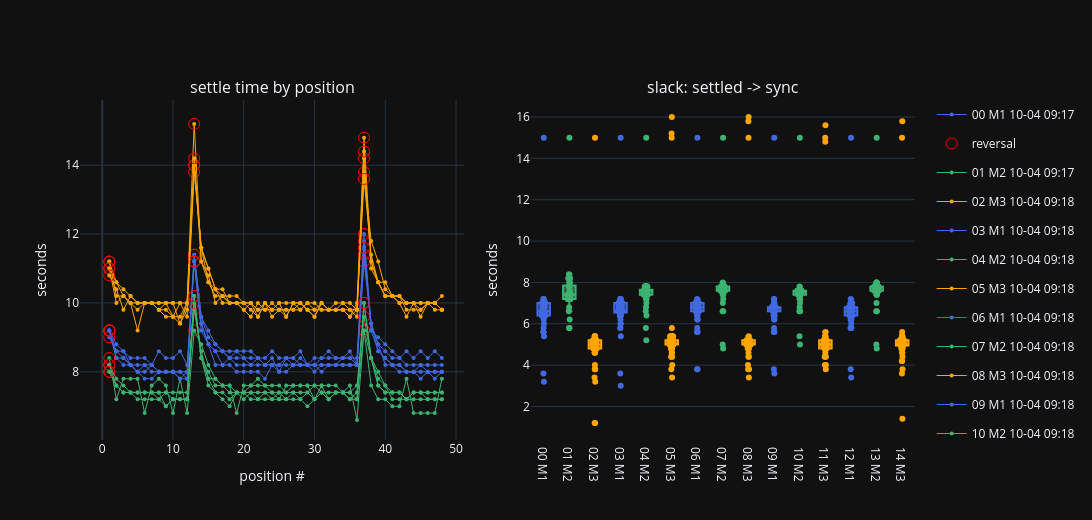

The notebook cell saved with this chart:
### Markdown cell above
## 6. How long does a test take, and what should Nina's wait be?

**What it answers:** how to run the test as fast as it can go without bad samples. The driver keeps a sync only once
the step has settled (within 10" of its target for 1 s: `SETTLE_ARCSEC`, `SETTLE_HOLD_S`) and then steps at once, so the test takes one solve per
position when Nina's wait between solves is at least the settle time.

- **Left, settle time** of each step (step -> settled), by position. Reversals (at +6 and -6 deg) take up backlash and
  usually settle slowest.
- **Right, slack** (settled -> the sync arrived) = Nina's wait + exposure + solve - settle time. Every kept sync's
  exposure started at least `exposure + solve` before it arrived, so if the slack is always well above your exposure +
  solve time, the wait can be shortened by the difference.
- **Table:** per run, duration, settle median / 95th percentile / max, slack, discarded syncs (`moving` = arrived
  before settling: the wait is too short; `jump` = the error jumped > 300" (`JUMP_ARCSEC`) from the last sample: an exposure that caught
  the move). The recommendation is the wait that covers 95 % of settles plus 1 s.

### Code cell
fig = make_subplots(rows=1, cols=2, subplot_titles=['settle time by position', 'slack: settled -> sync'], horizontal_spacing=0.08)
rows = []
for _, r in R.iterrows():
    s = r['s']
    st, sl = s['settle_s'].to_numpy(float), s['since_settle_s'].to_numpy(float)
    if np.all(np.isnan(st)):
        continue
    rev = np.r_[False, np.diff(s['direction'].to_numpy()) != 0] & (s['direction'].to_numpy() != 0)
    fig.add_trace(go.Scatter(x=np.arange(len(st)), y=st, mode='lines+markers', marker=dict(size=4, color=COLOURS[r['motor']]),
                             line=dict(width=1, color=COLOURS[r['motor']]), name=r['run'], legendgroup=r['run']), row=1, col=1)
    fig.add_trace(go.Scatter(x=np.flatnonzero(rev), y=st[rev], mode='markers', marker=dict(size=11, symbol='circle-open', color='red'),
                             name='reversal', legendgroup='rev', showlegend=bool(rev.any()) and not any(t.name == 'reversal' for t in fig.data)), row=1, col=1)
    fig.add_trace(go.Box(y=sl, name=r['run'][:2] + ' ' + r['motor'], marker_color=COLOURS[r['motor']], legendgroup=r['run'],
                         showlegend=False, boxpoints='all', jitter=0.4, pointpos=0), row=1, col=2)
    v = st[~np.isnan(st)]
    gaps = np.diff(s['t'].to_numpy(float))
    rows.append({'run': r['run'], 'minutes': r['minutes'], 'positions': len(s), 'sync interval s': float(np.median(gaps)) if len(gaps) else np.nan,
                 'settle med': np.median(v), 'settle p95': np.percentile(v, 95), 'settle max': v.max(),
                 'slack min': np.nanmin(sl), 'slack med': np.nanmedian(sl), 'moving': r['moving'], 'jump': r['jump']})
fig.update_xaxes(title_text='position #', row=1, col=1)
fig.update_yaxes(title_text='seconds', row=1, col=1)
fig.update_yaxes(title_text='seconds', row=1, col=2)
fig.update_layout(template=TEMPLATE, height=520, width=1500)
fig.show()
T6 = pd.DataFrame(rows).set_index('run') if rows else pd.DataFrame()
display(T6.round(1))
if len(T6):
    wait = float(np.ceil(T6['settle p95'].max() + 1))
    print(f"Nina wait between solves: >= {wait:.0f} s covers 95 % of settles in every run (slowest step {T6['settle max'].max():.1f} s); "
          f"median slack {T6['slack med'].median():.1f} s -- the wait can be shortened by that minus your exposure + solve time.\n"
          f"Test length at that wait: ~{49 * (wait + 5) / 60:.0f} min with 5 s exposure + solve (49 positions).")

### Figure 1 — Plotly figure (JSON) as saved in the notebook; plotly's stock layout.template omitted (floating-point values rounded to 4 significant figures)
{"data": [{"legendgroup": "00 M1 10-04 09:17", "line": {"color": "royalblue", "width": 1}, "marker": {"color": "royalblue", "size": 4}, "mode": "lines+markers", "name": "00 M1 10-04 09:17", "type": "scatter", "x": [0, 1, 2, 3, 4, 5, 6, 7, 8, 9, 10, 11, 12, 13, 14, 15, 16, 17, 18, 19, 20, 21, 22, 23, 24, 25, 26, 27, 28, 29, 30, 31, 32, 33, 34, 35, 36, 37, 38, 39, 40, 41, 42, 43, 44, 45, 46, 47, 48], "xaxis": "x", "y": [NaN, 9.2, 8.4, 8.4, 8.2, 8.0, 8.0, 8.2, 8.0, 8.0, 8.0, 8.0, 7.8, 11.4, 9.6, 9.0, 8.8, 8.6, 8.6, 8.6, 8.6, 8.6, 8.4, 8.4, 8.6, 8.4, 8.4, 8.4, 8.6, 8.2, 8.4, 8.4, 8.6, 8.4, 8.4, 8.4, 8.4, 11.8, 9.4, 8.6, 8.4, 8.2, 8.2, 8.0, 8.0, 7.8, 8.0, 8.0, 8.0], "yaxis": "y"}, {"legendgroup": "rev", "marker": {"color": "red", "size": 11, "symbol": "circle-open"}, "mode": "markers", "name": "reversal", "showlegend": true, "type": "scatter", "x": [1, 13, 37], "xaxis": "x", "y": [9.2, 11.4, 11.8], "yaxis": "y"}, {"boxpoints": "all", "jitter": 0.4, "legendgroup": "00 M1 10-04 09:17", "marker": {"color": "royalblue"}, "name": "00 M1", "pointpos": 0, "showlegend": false, "type": "box", "xaxis": "x2", "y": [15.0, 5.8, 6.6, 6.6, 6.8, 7.0, 7.0, 6.8, 7.0, 7.0, 7.0, 7.0, 7.2, 3.6, 5.4, 6.0, 6.2, 6.4, 6.4, 6.4, 6.4, 6.4, 6.6, 6.6, 6.4, 6.6, 6.6, 6.6, 6.4, 6.8, 6.6, 6.6, 6.4, 6.6, 6.6, 6.6, 6.6, 3.2, 5.6, 6.4, 6.6, 6.8, 6.8, 7.0, 7.0, 7.2, 7.0, 7.0, 7.0], "yaxis": "y2"}, {"legendgroup": "01 M2 10-04 09:17", "line": {"color": "mediumseagreen", "width": 1}, "marker": {"color": "mediumseagreen", "size": 4}, "mode": "lines+markers", "name": "01 M2 10-04 09:17", "type": "scatter", "x": [0, 1, 2, 3, 4, 5, 6, 7, 8, 9, 10, 11, 12, 13, 14, 15, 16, 17, 18, 19, 20, 21, 22, 23, 24, 25, 26, 27, 28, 29, 30, 31, 32, 33, 34, 35, 36, 37, 38, 39, 40, 41, 42, 43, 44, 45, 46, 47, 48], "xaxis": "x", "y": [NaN, 8.4, 7.2, 7.8, 7.8, 7.8, 6.8, 7.6, 7.8, 7.6, 6.8, 7.8, 6.8, 9.2, 8.8, 8.2, 7.8, 7.6, 7.6, 6.8, 7.6, 7.6, 7.8, 7.6, 7.6, 7.6, 7.4, 7.6, 7.6, 7.6, 7.6, 7.6, 7.6, 7.6, 7.4, 7.6, 6.6, 9.2, 7.6, 7.2, 7.2, 7.0, 7.0, 7.8, 6.8, 6.8, 6.8, 6.8, 7.8], "yaxis": "y"}, {"legendgroup": "rev", "marker": {"color": "red", "size": 11, "symbol": "circle-open"}, "mode": "markers", "name": "reversal", "showlegend": false, "type": "scatter", "x": [1, 13, 37], "xaxis": "x", "y": [8.4, 9.2, 9.2], "yaxis": "y"}, {"boxpoints": "all", "jitter": 0.4, "legendgroup": "01 M2 10-04 09:17", "marker": {"color": "mediumseagreen"}, "name": "01 M2", "pointpos": 0, "showlegend": false, "type": "box", "xaxis": "x2", "y": [15.0, 6.6, 7.8, 7.2, 7.2, 7.2, 8.2, 7.4, 7.2, 7.4, 8.2, 7.2, 8.2, 5.8, 6.2, 6.8, 7.2, 7.4, 7.4, 8.2, 7.4, 7.4, 7.2, 7.4, 7.4, 7.4, 7.6, 7.4, 7.4, 7.4, 7.4, 7.4, 7.4, 7.4, 7.6, 7.4, 8.4, 5.8, 7.4, 7.8, 7.8, 8.0, 8.0, 7.2, 8.2, 8.2, 8.2, 8.2, 7.2], "yaxis": "y2"}, {"legendgroup": "02 M3 10-04 09:18", "line": {"color": "orange", "width": 1}, "marker": {"color": "orange", "size": 4}, "mode": "lines+markers", "name": "02 M3 10-04 09:18", "type": "scatter", "x": [0, 1, 2, 3, 4, 5, 6, 7, 8, 9, 10, 11, 12, 13, 14, 15, 16, 17, 18, 19, 20, 21, 22, 23, 24, 25, 26, 27, 28, 29, 30, 31, 32, 33, 34, 35, 36, 37, 38, 39, 40, 41, 42, 43, 44, 45, 46, 47, 48], "xaxis": "x", "y": [NaN, 11.2, 10.2, 10.2, 10.0, 10.0, 10.0, 10.0, 9.8, 10.0, 9.6, 10.0, 9.6, 13.8, 11.6, 11.0, 10.4, 10.2, 10.2, 10.2, 10.0, 10.0, 9.8, 9.8, 10.0, 9.8, 9.8, 9.8, 9.8, 10.0, 10.0, 9.8, 9.8, 10.0, 10.0, 10.0, 9.8, 13.8, 11.8, 11.2, 10.4, 10.2, 10.0, 9.6, 10.0, 9.8, 10.0, 10.0, 10.2], "yaxis": "y"}, {"legendgroup": "rev", "marker": {"color": "red", "size": 11, "symbol": "circle-open"}, "mode": "markers", "name": "reversal", "showlegend": false, "type": "scatter", "x": [1, 13, 37], "xaxis": "x", "y": [11.2, 13.8, 13.8], "yaxis": "y"}, {"boxpoints": "all", "jitter": 0.4, "legendgroup": "02 M3 10-04 09:18", "marker": {"color": "orange"}, "name": "02 M3", "pointpos": 0, "showlegend": false, "type": "box", "xaxis": "x2", "y": [15.0, 3.8, 4.8, 4.8, 5.0, 5.0, 5.0, 5.0, 5.2, 5.0, 5.4, 5.0, 5.4, 1.2, 3.4, 4.0, 4.6, 4.8, 4.8, 4.8, 5.0, 5.0, 5.2, 5.2, 5.0, 5.2, 5.2, 5.2, 5.2, 5.0, 5.0, 5.2, 5.2, 5.0, 5.0, 5.0, 5.2, 1.2, 3.2, 3.8, 4.6, 4.8, 5.0, 5.4, 5.0, 5.2, 5.0, 5.0, 4.8], "yaxis": "y2"}, {"legendgroup": "03 M1 10-04 09:18", "line": {"color": "royalblue", "width": 1}, "marker": {"color": "royalblue", "size": 4}, "mode": "lines+markers", "name": "03 M1 10-04 09:18", "type": "scatter", "x": [0, 1, 2, 3, 4, 5, 6, 7, 8, 9, 10, 11, 12, 13, 14, 15, 16, 17, 18, 19, 20, 21, 22, 23, 24, 25, 26, 27, 28, 29, 30, 31, 32, 33, 34, 35, 36, 37, 38, 39, 40, 41, 42, 43, 44, 45, 46, 47, 48], "xaxis": "x", "y": [NaN, 9.0, 8.6, 8.4, 8.2, 8.0, 7.8, 7.8, 8.0, 8.0, 8.0, 7.8, 8.0, 11.4, 9.6, 9.2, 8.8, 8.6, 8.4, 8.6, 8.4, 8.4, 8.4, 8.2, 8.4, 8.0, 8.4, 8.4, 8.2, 8.2, 8.2, 8.4, 8.4, 8.4, 8.4, 8.6, 8.2, 12.0, 9.2, 8.6, 8.4, 8.2, 8.2, 8.0, 8.0, 8.0, 8.0, 8.0, 8.0], "yaxis": "y"}, {"legendgroup": "rev", "marker": {"color": "red", "size": 11, "symbol": "circle-open"}, "mode": "markers", "name": "reversal", "showlegend": false, "type": "scatter", "x": [1, 13, 37], "xaxis": "x", "y": [9.0, 11.4, 12.0], "yaxis": "y"}, {"boxpoints": "all", "jitter": 0.4, "legendgroup": "03 M1 10-04 09:18", "marker": {"color": "royalblue"}, "name": "03 M1", "pointpos": 0, "showlegend": false, "type": "box", "xaxis": "x2", "y": [15.0, 6.0, 6.4, 6.6, 6.8, 7.0, 7.2, 7.2, 7.0, 7.0, 7.0, 7.2, 7.0, 3.6, 5.4, 5.8, 6.2, 6.4, 6.6, 6.4, 6.6, 6.6, 6.6, 6.8, 6.6, 7.0, 6.6, 6.6, 6.8, 6.8, 6.8, 6.6, 6.6, 6.6, 6.6, 6.4, 6.8, 3.0, 5.8, 6.4, 6.6, 6.8, 6.8, 7.0, 7.0, 7.0, 7.0, 7.0, 7.0], "yaxis": "y2"}, {"legendgroup": "04 M2 10-04 09:18", "line": {"color": "mediumseagreen", "width": 1}, "marker": {"color": "mediumseagreen", "size": 4}, "mode": "lines+markers", "name": "04 M2 10-04 09:18", "type": "scatter", "x": [0, 1, 2, 3, 4, 5, 6, 7, 8, 9, 10, 11, 12, 13, 14, 15, 16, 17, 18, 19, 20, 21, 22, 23, 24, 25, 26, 27, 28, 29, 30, 31, 32, 33, 34, 35, 36, 37, 38, 39, 40, 41, 42, 43, 44, 45, 46, 47, 48], "xaxis": "x", "y": [NaN, 8.2, 7.6, 7.4, 7.4, 7.4, 7.4, 7.4, 7.2, 7.4, 7.2, 7.2, 7.2, 9.8, 8.6, 7.8, 7.8, 7.6, 7.4, 7.4, 7.4, 7.6, 7.6, 7.6, 7.4, 7.2, 7.6, 7.6, 7.6, 7.6, 7.2, 7.6, 7.2, 7.4, 7.4, 7.4, 7.2, 9.2, 8.4, 8.0, 7.6, 7.2, 7.2, 7.2, 7.4, 7.4, 7.4, 7.4, 7.4], "yaxis": "y"}, {"legendgroup": "rev", "marker": {"color": "red", "size": 11, "symbol": "circle-open"}, "mode": "markers", "name": "reversal", "showlegend": false, "type": "scatter", "x": [1, 13, 37], "xaxis": "x", "y": [8.2, 9.8, 9.2], "yaxis": "y"}, {"boxpoints": "all", "jitter": 0.4, "legendgroup": "04 M2 10-04 09:18", "marker": {"color": "mediumseagreen"}, "name": "04 M2", "pointpos": 0, "showlegend": false, "type": "box", "xaxis": "x2", "y": [15.0, 6.8, 7.4, 7.6, 7.6, 7.6, 7.6, 7.6, 7.8, 7.6, 7.8, 7.8, 7.8, 5.2, 6.4, 7.2, 7.2, 7.4, 7.6, 7.6, 7.6, 7.4, 7.4, 7.4, 7.6, 7.8, 7.4, 7.4, 7.4, 7.4, 7.8, 7.4, 7.8, 7.6, 7.6, 7.6, 7.8, 5.8, 6.6, 7.0, 7.4, 7.8, 7.8, 7.8, 7.6, 7.6, 7.6, 7.6, 7.6], "yaxis": "y2"}, {"legendgroup": "05 M3 10-04 09:18", "line": {"color": "orange", "width": 1}, "marker": {"color": "orange", "size": 4}, "mode": "lines+markers", "name": "05 M3 10-04 09:18", "type": "scatter", "x": [0, 1, 2, 3, 4, 5, 6, 7, 8, 9, 10, 11, 12, 13, 14, 15, 16, 17, 18, 19, 20, 21, 22, 23, 24, 25, 26, 27, 28, 29, 30, 31, 32, 33, 34, 35, 36, 37, 38, 39, 40, 41, 42, 43, 44, 45, 46, 47, 48], "xaxis": "x", "y": [NaN, 11.0, 10.0, 10.2, 10.0, 9.2, 10.0, 10.0, 9.8, 9.6, 9.6, 9.6, 10.0, 14.0, 11.6, 10.6, 10.4, 10.4, 10.0, 10.0, 9.8, 9.6, 10.0, 9.8, 9.8, 9.8, 9.8, 9.8, 10.0, 9.8, 9.6, 10.0, 9.8, 9.8, 10.0, 9.8, 9.6, 14.8, 11.2, 10.6, 10.6, 10.2, 10.2, 10.0, 10.0, 9.6, 10.0, 10.0, 9.8], "yaxis": "y"}, {"legendgroup": "rev", "marker": {"color": "red", "size": 11, "symbol": "circle-open"}, "mode": "markers", "name": "reversal", "showlegend": false, "type": "scatter", "x": [1, 13, 37], "xaxis": "x", "y": [11.0, 14.0, 14.8], "yaxis": "y"}, {"boxpoints": "all", "jitter": 0.4, "legendgroup": "05 M3 10-04 09:18", "marker": {"color": "orange"}, "name": "05 M3", "pointpos": 0, "showlegend": false, "type": "box", "xaxis": "x2", "y": [15.0, 4.0, 5.0, 4.8, 5.0, 5.8, 5.0, 5.0, 5.2, 5.4, 5.4, 5.4, 5.0, 16.0, 3.4, 4.4, 4.6, 4.6, 5.0, 5.0, 5.2, 5.4, 5.0, 5.2, 5.2, 5.2, 5.2, 5.2, 5.0, 5.2, 5.4, 5.0, 5.2, 5.2, 5.0, 5.2, 5.4, 15.2, 3.8, 4.4, 4.4, 4.8, 4.8, 5.0, 5.0, 5.4, 5.0, 5.0, 5.2], "yaxis": "y2"}, {"legendgroup": "06 M1 10-04 09:18", "line": {"color": "royalblue", "width": 1}, "marker": {"color": "royalblue", "size": 4}, "mode": "lines+markers", "name": "06 M1 10-04 09:18", "type": "scatter", "x": [0, 1, 2, 3, 4, 5, 6, 7, 8, 9, 10, 11, 12, 13, 14, 15, 16, 17, 18, 19, 20, 21, 22, 23, 24, 25, 26, 27, 28, 29, 30, 31, 32, 33, 34, 35, 36, 37, 38, 39, 40, 41, 42, 43, 44, 45, 46, 47, 48], "xaxis": "x", "y": [NaN, 9.2, 8.4, 8.2, 8.2, 8.0, 8.2, 8.0, 8.0, 8.0, 8.0, 8.0, 8.0, 11.2, 9.4, 8.8, 8.6, 8.6, 8.4, 8.4, 8.4, 8.2, 8.4, 8.2, 8.2, 8.2, 8.4, 8.2, 8.4, 8.2, 8.0, 8.2, 8.2, 8.2, 8.4, 8.4, 8.2, 11.2, 9.4, 8.8, 8.2, 8.2, 8.0, 8.0, 8.0, 8.2, 8.0, 7.8, 8.0], "yaxis": "y"}, {"legendgroup": "rev", "marker": {"color": "red", "size": 11, "symbol": "circle-open"}, "mode": "markers", "name": "reversal", "showlegend": false, "type": "scatter", "x": [1, 13, 37], "xaxis": "x", "y": [9.2, 11.2, 11.2], "yaxis": "y"}, {"boxpoints": "all", "jitter": 0.4, "legendgroup": "06 M1 10-04 09:18", "marker": {"color": "royalblue"}, "name": "06 M1", "pointpos": 0, "showlegend": false, "type": "box", "xaxis": "x2", "y": [15.0, 5.8, 6.6, 6.8, 6.8, 7.0, 6.8, 7.0, 7.0, 7.0, 7.0, 7.0, 7.0, 3.8, 5.6, 6.2, 6.4, 6.4, 6.6, 6.6, 6.6, 6.8, 6.6, 6.8, 6.8, 6.8, 6.6, 6.8, 6.6, 6.8, 7.0, 6.8, 6.8, 6.8, 6.6, 6.6, 6.8, 3.8, 5.6, 6.2, 6.8, 6.8, 7.0, 7.0, 7.0, 6.8, 7.0, 7.2, 7.0], "yaxis": "y2"}, {"legendgroup": "07 M2 10-04 09:18", "line": {"color": "mediumseagreen", "width": 1}, "marker": {"color": "mediumseagreen", "size": 4}, "mode": "lines+markers", "name": "07 M2 10-04 09:18", "type": "scatter", "x": [0, 1, 2, 3, 4, 5, 6, 7, 8, 9, 10, 11, 12, 13, 14, 15, 16, 17, 18, 19, 20, 21, 22, 23, 24, 25, 26, 27, 28, 29, 30, 31, 32, 33, 34, 35, 36, 37, 38, 39, 40, 41, 42, 43, 44, 45, 46, 47, 48], "xaxis": "x", "y": [NaN, 8.0, 7.6, 7.4, 7.4, 7.4, 7.4, 7.4, 7.4, 7.0, 7.2, 7.2, 7.2, 10.2, 8.4, 7.8, 7.4, 7.4, 7.2, 7.4, 7.4, 7.2, 7.2, 7.4, 7.2, 7.4, 7.2, 7.2, 7.2, 7.4, 7.2, 7.4, 7.2, 7.4, 7.4, 7.2, 7.4, 10.0, 8.4, 7.6, 7.4, 7.4, 7.4, 7.2, 7.2, 7.2, 7.2, 7.2, 7.2], "yaxis": "y"}, {"legendgroup": "rev", "marker": {"color": "red", "size": 11, "symbol": "circle-open"}, "mode": "markers", "name": "reversal", "showlegend": false, "type": "scatter", "x": [1, 13, 37], "xaxis": "x", "y": [8.0, 10.2, 10.0], "yaxis": "y"}, {"boxpoints": "all", "jitter": 0.4, "legendgroup": "07 M2 10-04 09:18", "marker": {"color": "mediumseagreen"}, "name": "07 M2", "pointpos": 0, "showlegend": false, "type": "box", "xaxis": "x2", "y": [15.0, 7.0, 7.4, 7.6, 7.6, 7.6, 7.6, 7.6, 7.6, 8.0, 7.8, 7.8, 7.8, 4.8, 6.6, 7.2, 7.6, 7.6, 7.8, 7.6, 7.6, 7.8, 7.8, 7.6, 7.8, 7.6, 7.8, 7.8, 7.8, 7.6, 7.8, 7.6, 7.8, 7.6, 7.6, 7.8, 7.6, 5.0, 6.6, 7.4, 7.6, 7.6, 7.6, 7.8, 7.8, 7.8, 7.8, 7.8, 7.8], "yaxis": "y2"}, {"legendgroup": "08 M3 10-04 09:18", "line": {"color": "orange", "width": 1}, "marker": {"color": "orange", "size": 4}, "mode": "lines+markers", "name": "08 M3 10-04 09:18", "type": "scatter", "x": [0, 1, 2, 3, 4, 5, 6, 7, 8, 9, 10, 11, 12, 13, 14, 15, 16, 17, 18, 19, 20, 21, 22, 23, 24, 25, 26, 27, 28, 29, 30, 31, 32, 33, 34, 35, 36, 37, 38, 39, 40, 41, 42, 43, 44, 45, 46, 47, 48], "xaxis": "x", "y": [NaN, 11.2, 10.6, 10.2, 10.0, 9.8, 10.0, 10.0, 10.0, 10.0, 10.0, 10.0, 10.0, 14.0, 11.6, 11.0, 10.4, 10.0, 10.0, 10.0, 9.8, 10.0, 9.8, 10.0, 9.8, 10.0, 10.0, 10.0, 10.0, 9.8, 9.8, 10.0, 9.8, 9.8, 9.8, 9.6, 9.8, 14.2, 11.2, 10.6, 10.2, 10.2, 10.0, 10.0, 10.0, 10.0, 10.0, 10.0, 9.8], "yaxis": "y"}, {"legendgroup": "rev", "marker": {"color": "red", "size": 11, "symbol": "circle-open"}, "mode": "markers", "name": "reversal", "showlegend": false, "type": "scatter", "x": [1, 13, 37], "xaxis": "x", "y": [11.2, 14.0, 14.2], "yaxis": "y"}, {"boxpoints": "all", "jitter": 0.4, "legendgroup": "08 M3 10-04 09:18", "marker": {"color": "orange"}, "name": "08 M3", "pointpos": 0, "showlegend": false, "type": "box", "xaxis": "x2", "y": [15.0, 3.8, 4.4, 4.8, 5.0, 5.2, 5.0, 5.0, 5.0, 5.0, 5.0, 5.0, 5.0, 16.0, 3.4, 4.0, 4.6, 5.0, 5.0, 5.0, 5.2, 5.0, 5.2, 5.0, 5.2, 5.0, 5.0, 5.0, 5.0, 5.2, 5.2, 5.0, 5.2, 5.2, 5.2, 5.4, 5.2, 15.8, 3.8, 4.4, 4.8, 4.8, 5.0, 5.0, 5.0, 5.0, 5.0, 5.0, 5.2], "yaxis": "y2"}, {"legendgroup": "09 M1 10-04 09:18", "line": {"color": "royalblue", "width": 1}, "marker": {"color": "royalblue", "size": 4}, "mode": "lines+markers", "name": "09 M1 10-04 09:18", "type": "scatter", "x": [0, 1, 2, 3, 4, 5, 6, 7, 8, 9, 10, 11, 12, 13, 14, 15, 16, 17, 18, 19, 20, 21, 22, 23, 24, 25, 26, 27, 28, 29, 30, 31, 32, 33, 34, 35, 36, 37, 38, 39, 40, 41, 42, 43, 44, 45, 46, 47, 48], "xaxis": "x", "y": [NaN, 9.2, 8.6, 8.6, 8.2, 8.2, 8.2, 8.2, 8.0, 8.0, 8.0, 7.8, 7.8, 11.2, 9.4, 8.8, 8.6, 8.2, 8.4, 8.2, 8.2, 8.2, 8.2, 8.2, 8.2, 8.2, 8.2, 8.2, 8.2, 8.2, 8.2, 8.2, 8.2, 8.2, 8.2, 8.2, 8.2, 11.4, 9.4, 8.8, 8.6, 8.4, 8.4, 8.2, 8.2, 8.2, 8.2, 8.2, 8.2], "yaxis": "y"}, {"legendgroup": "rev", "marker": {"color": "red", "size": 11, "symbol": "circle-open"}, "mode": "markers", "name": "reversal", "showlegend": false, "type": "scatter", "x": [1, 13, 37], "xaxis": "x", "y": [9.2, 11.2, 11.4], "yaxis": "y"}, {"boxpoints": "all", "jitter": 0.4, "legendgroup": "09 M1 10-04 09:18", "marker": {"color": "royalblue"}, "name": "09 M1", "pointpos": 0, "showlegend": false, "type": "box", "xaxis": "x2", "y": [15.0, 5.8, 6.4, 6.4, 6.8, 6.8, 6.8, 6.8, 7.0, 7.0, 7.0, 7.2, 7.2, 3.8, 5.6, 6.2, 6.4, 6.8, 6.6, 6.8, 6.8, 6.8, 6.8, 6.8, 6.8, 6.8, 6.8, 6.8, 6.8, 6.8, 6.8, 6.8, 6.8, 6.8, 6.8, 6.8, 6.8, 3.6, 5.6, 6.2, 6.4, 6.6, 6.6, 6.8, 6.8, 6.8, 6.8, 6.8, 6.8], "yaxis": "y2"}, {"legendgroup": "10 M2 10-04 09:18", "line": {"color": "mediumseagreen", "width": 1}, "marker": {"color": "mediumseagreen", "size": 4}, "mode": "lines+markers", "name": "10 M2 10-04 09:18", "type": "scatter", "x": [0, 1, 2, 3, 4, 5, 6, 7, 8, 9, 10, 11, 12, 13, 14, 15, 16, 17, 18, 19, 20, 21, 22, 23, 24, 25, 26, 27, 28, 29, 30, 31, 32, 33, 34, 35, 36, 37, 38, 39, 40, 41, 42, 43, 44, 45, 46, 47, 48], "xaxis": "x", "y": [NaN, 8.2, 7.8, 7.6, 7.4, 7.4, 7.4, 7.4, 7.4, 7.4, 7.4, 7.4, 7.4, 10.0, 8.4, 8.0, 7.6, 7.6, 7.6, 7.4, 7.4, 7.4, 7.4, 7.4, 7.4, 7.4, 7.4, 7.4, 7.4, 7.4, 7.6, 7.4, 7.4, 7.4, 7.4, 7.4, 7.6, 9.6, 8.4, 7.8, 7.6, 7.4, 7.4, 7.2, 7.4, 7.4, 7.4, 7.4, 7.4], "yaxis": "y"}, {"legendgroup": "rev", "marker": {"color": "red", "size": 11, "symbol": "circle-open"}, "mode": "markers", "name": "reversal", "showlegend": false, "type": "scatter", "x": [1, 13, 37], "xaxis": "x", "y": [8.2, 10.0, 9.6], "yaxis": "y"}, {"boxpoints": "all", "jitter": 0.4, "legendgroup": "10 M2 10-04 09:18", "marker": {"color": "mediumseagreen"}, "name": "10 M2", "pointpos": 0, "showlegend": false, "type": "box", "xaxis": "x2", "y": [15.0, 6.8, 7.2, 7.4, 7.6, 7.6, 7.6, 7.6, 7.6, 7.6, 7.6, 7.6, 7.6, 5.0, 6.6, 7.0, 7.4, 7.4, 7.4, 7.6, 7.6, 7.6, 7.6, 7.6, 7.6, 7.6, 7.6, 7.6, 7.6, 7.6, 7.4, 7.6, 7.6, 7.6, 7.6, 7.6, 7.4, 5.4, 6.6, 7.2, 7.4, 7.6, 7.6, 7.8, 7.6, 7.6, 7.6, 7.6, 7.6], "yaxis": "y2"}, {"legendgroup": "11 M3 10-04 09:19", "line": {"color": "orange", "width": 1}, "marker": {"color": "orange", "size": 4}, "mode": "lines+markers", "name": "11 M3 10-04 09:19", "type": "scatter", "x": [0, 1, 2, 3, 4, 5, 6, 7, 8, 9, 10, 11, 12, 13, 14, 15, 16, 17, 18, 19, 20, 21, 22, 23, 24, 25, 26, 27, 28, 29, 30, 31, 32, 33, 34, 35, 36, 37, 38, 39, 40, 41, 42, 43, 44, 45, 46, 47, 48], "xaxis": "x", "y": [NaN, 11.0, 10.6, 10.4, 10.2, 10.0, 10.0, 10.0, 10.0, 10.0, 10.0, 9.4, 10.0, 15.2, 11.2, 10.6, 10.2, 10.2, 10.0, 10.0, 10.0, 10.0, 9.6, 10.0, 9.6, 9.8, 9.6, 10.0, 9.8, 10.0, 9.8, 9.8, 9.8, 9.8, 9.8, 9.6, 10.0, 14.4, 11.0, 10.6, 10.2, 10.2, 10.2, 10.0, 10.0, 10.0, 10.0, 10.0, 9.8], "yaxis": "y"}, {"legendgroup": "rev", "marker": {"color": "red", "size": 11, "symbol": "circle-open"}, "mode": "markers", "name": "reversal", "showlegend": false, "type": "scatter", "x": [1, 13, 37], "xaxis": "x", "y": [11.0, 15.2, 14.4], "yaxis": "y"}, {"boxpoints": "all", "jitter": 0.4, "legendgroup": "11 M3 10-04 09:19", "marker": {"color": "orange"}, "name": "11 M3", "pointpos": 0, "showlegend": false, "type": "box", "xaxis": "x2", "y": [15.0, 4.0, 4.4, 4.6, 4.8, 5.0, 5.0, 5.0, 5.0, 5.0, 5.0, 5.6, 5.0, 14.8, 3.8, 4.4, 4.8, 4.8, 5.0, 5.0, 5.0, 5.0, 5.4, 5.0, 5.4, 5.2, 5.4, 5.0, 5.2, 5.0, 5.2, 5.2, 5.2, 5.2, 5.2, 5.4, 5.0, 15.6, 4.0, 4.4, 4.8, 4.8, 4.8, 5.0, 5.0, 5.0, 5.0, 5.0, 5.2], "yaxis": "y2"}, {"legendgroup": "12 M1 10-04 09:19", "line": {"color": "royalblue", "width": 1}, "marker": {"color": "royalblue", "size": 4}, "mode": "lines+markers", "name": "12 M1 10-04 09:19", "type": "scatter", "x": [0, 1, 2, 3, 4, 5, 6, 7, 8, 9, 10, 11, 12, 13, 14, 15, 16, 17, 18, 19, 20, 21, 22, 23, 24, 25, 26, 27, 28, 29, 30, 31, 32, 33, 34, 35, 36, 37, 38, 39, 40, 41, 42, 43, 44, 45, 46, 47, 48], "xaxis": "x", "y": [NaN, 9.2, 8.8, 8.6, 8.4, 8.4, 8.4, 8.2, 8.6, 8.4, 8.4, 8.6, 8.2, 11.2, 9.2, 8.8, 8.2, 8.2, 8.2, 8.0, 8.0, 8.0, 8.0, 7.8, 8.2, 8.0, 8.0, 8.2, 8.2, 8.2, 8.2, 8.0, 8.2, 8.2, 8.2, 8.2, 8.2, 11.6, 9.2, 9.0, 8.8, 8.6, 8.4, 8.6, 8.4, 8.6, 8.4, 8.6, 8.4], "yaxis": "y"}, {"legendgroup": "rev", "marker": {"color": "red", "size": 11, "symbol": "circle-open"}, "mode": "markers", "name": "reversal", "showlegend": false, "type": "scatter", "x": [1, 13, 37], "xaxis": "x", "y": [9.2, 11.2, 11.6], "yaxis": "y"}, {"boxpoints": "all", "jitter": 0.4, "legendgroup": "12 M1 10-04 09:19", "marker": {"color": "royalblue"}, "name": "12 M1", "pointpos": 0, "showlegend": false, "type": "box", "xaxis": "x2", "y": [15.0, 5.8, 6.2, 6.4, 6.6, 6.6, 6.6, 6.8, 6.4, 6.6, 6.6, 6.4, 6.8, 3.8, 5.8, 6.2, 6.8, 6.8, 6.8, 7.0, 7.0, 7.0, 7.0, 7.2, 6.8, 7.0, 7.0, 6.8, 6.8, 6.8, 6.8, 7.0, 6.8, 6.8, 6.8, 6.8, 6.8, 3.4, 5.8, 6.0, 6.2, 6.4, 6.6, 6.4, 6.6, 6.4, 6.6, 6.4, 6.6], "yaxis": "y2"}, {"legendgroup": "13 M2 10-04 09:19", "line": {"color": "mediumseagreen", "width": 1}, "marker": {"color": "mediumseagreen", "size": 4}, "mode": "lines+markers", "name": "13 M2 10-04 09:19", "type": "scatter", "x": [0, 1, 2, 3, 4, 5, 6, 7, 8, 9, 10, 11, 12, 13, 14, 15, 16, 17, 18, 19, 20, 21, 22, 23, 24, 25, 26, 27, 28, 29, 30, 31, 32, 33, 34, 35, 36, 37, 38, 39, 40, 41, 42, 43, 44, 45, 46, 47, 48], "xaxis": "x", "y": [NaN, 8.0, 7.6, 7.4, 7.4, 7.2, 7.2, 7.2, 7.2, 7.0, 7.2, 7.2, 7.2, 10.2, 8.4, 7.6, 7.4, 7.2, 7.0, 7.4, 7.2, 7.4, 7.2, 7.2, 7.2, 7.2, 7.2, 7.4, 7.2, 7.0, 7.2, 7.4, 7.2, 7.4, 7.4, 7.2, 7.2, 10.0, 8.4, 7.6, 7.4, 7.4, 7.4, 7.2, 7.4, 7.4, 7.2, 7.2, 7.2], "yaxis": "y"}, {"legendgroup": "rev", "marker": {"color": "red", "size": 11, "symbol": "circle-open"}, "mode": "markers", "name": "reversal", "showlegend": false, "type": "scatter", "x": [1, 13, 37], "xaxis": "x", "y": [8.0, 10.2, 10.0], "yaxis": "y"}, {"boxpoints": "all", "jitter": 0.4, "legendgroup": "13 M2 10-04 09:19", "marker": {"color": "mediumseagreen"}, "name": "13 M2", "pointpos": 0, "showlegend": false, "type": "box", "xaxis": "x2", "y": [15.0, 7.0, 7.4, 7.6, 7.6, 7.8, 7.8, 7.8, 7.8, 8.0, 7.8, 7.8, 7.8, 4.8, 6.6, 7.4, 7.6, 7.8, 8.0, 7.6, 7.8, 7.6, 7.8, 7.8, 7.8, 7.8, 7.8, 7.6, 7.8, 8.0, 7.8, 7.6, 7.8, 7.6, 7.6, 7.8, 7.8, 5.0, 6.6, 7.4, 7.6, 7.6, 7.6, 7.8, 7.6, 7.6, 7.8, 7.8, 7.8], "yaxis": "y2"}, {"legendgroup": "14 M3 10-04 09:19", "line": {"color": "orange", "width": 1}, "marker": {"color": "orange", "size": 4}, "mode": "lines+markers", "name": "14 M3 10-04 09:19", "type": "scatter", "x": [0, 1, 2, 3, 4, 5, 6, 7, 8, 9, 10, 11, 12, 13, 14, 15, 16, 17, 18, 19, 20, 21, 22, 23, 24, 25, 26, 27, 28, 29, 30, 31, 32, 33, 34, 35, 36, 37, 38, 39, 40, 41, 42, 43, 44, 45, 46, 47, 48], "xaxis": "x", "y": [NaN, 10.8, 10.4, 9.8, 10.2, 10.0, 10.0, 10.0, 9.8, 9.8, 9.6, 9.4, 9.8, 14.2, 11.2, 10.8, 10.0, 10.2, 10.0, 10.0, 10.0, 9.8, 9.6, 10.0, 9.8, 10.0, 9.6, 10.0, 10.0, 9.8, 9.6, 10.0, 9.8, 9.8, 9.8, 9.8, 9.8, 13.6, 11.4, 10.6, 10.2, 10.2, 10.2, 9.8, 9.8, 9.8, 10.0, 9.8, 9.8], "yaxis": "y"}, {"legendgroup": "rev", "marker": {"color": "red", "size": 11, "symbol": "circle-open"}, "mode": "markers", "name": "reversal", "showlegend": false, "type": "scatter", "x": [1, 13, 37], "xaxis": "x", "y": [10.8, 14.2, 13.6], "yaxis": "y"}, {"boxpoints": "all", "jitter": 0.4, "legendgroup": "14 M3 10-04 09:19", "marker": {"color": "orange"}, "name": "14 M3", "pointpos": 0, "showlegend": false, "type": "box", "xaxis": "x2", "y": [15.0, 4.2, 4.6, 5.2, 4.8, 5.0, 5.0, 5.0, 5.2, 5.2, 5.4, 5.6, 5.2, 15.8, 3.8, 4.2, 5.0, 4.8, 5.0, 5.0, 5.0, 5.2, 5.4, 5.0, 5.2, 5.0, 5.4, 5.0, 5.0, 5.2, 5.4, 5.0, 5.2, 5.2, 5.2, 5.2, 5.2, 1.4, 3.6, 4.4, 4.8, 4.8, 4.8, 5.2, 5.2, 5.2, 5.0, 5.2, 5.2], "yaxis": "y2"}], "layout": {"annotations": [{"font": {"size": 16}, "showarrow": false, "text": "settle time by position", "x": 0.23, "xanchor": "center", "xref": "paper", "y": 1.0, "yanchor": "bottom", "yref": "paper"}, {"font": {"size": 16}, "showarrow": false, "text": "slack: settled -> sync", "x": 0.77, "xanchor": "center", "xref": "paper", "y": 1.0, "yanchor": "bottom", "yref": "paper"}], "height": 520, "width": 1500, "xaxis": {"anchor": "y", "domain": [0.0, 0.46], "title": {"text": "position #"}}, "xaxis2": {"anchor": "y2", "domain": [0.54, 1.0]}, "yaxis": {"anchor": "x", "domain": [0.0, 1.0], "title": {"text": "seconds"}}, "yaxis2": {"anchor": "x2", "domain": [0.0, 1.0], "title": {"text": "seconds"}}}}
